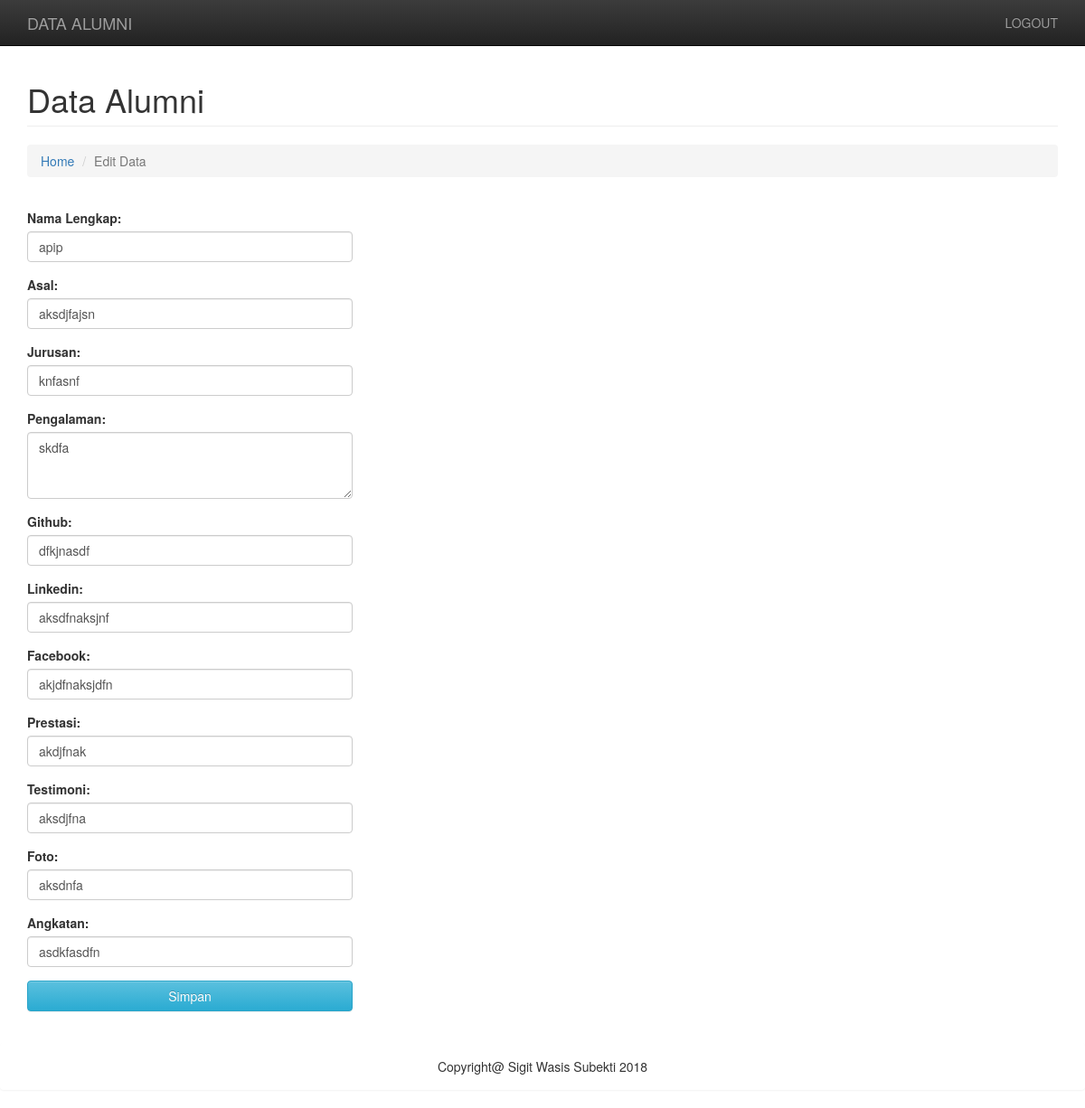
Screenshot of /bio-edit.php?edit_ibio=5 with the database file from the repository.
### tables this page shows
CREATE TABLE `tb_alumni` (
  `id_bio` int(100) NOT NULL,
  `nama` varchar(30) NOT NULL,
  `asal` varchar(20) NOT NULL,
  `jurusan` varchar(30) NOT NULL,
  `pengalaman` varchar(100) NOT NULL,
  `github` varchar(20) NOT NULL,
  `linkedin` varchar(20) NOT NULL,
  `facebook` varchar(20) NOT NULL,
  `prestasi` varchar(100) NOT NULL,
  `testimoni` varchar(100) NOT NULL,
  `foto` varchar(10) NOT NULL,
  `angkatan` varchar(20) NOT NULL
);

### bio-edit.php (called while the page is built, shortened)
<?php
    require_once 'app/model/class.bio.php';
    $auth_bio = new Biodata();
    if (isset($_GET['edit_ibio']) && !empty($_GET['edit_ibio'])) {
        $ibio       = $_GET['edit_ibio'];
        $stmt_edit  = $auth_bio->runQuery("SELECT * FROM tb_alumni WHERE id_bio =$ibio");
        $stmt_edit->execute(array($ibio));
        $edit_row   = $stmt_edit->fetch(PDO::FETCH_ASSOC);
    }
    else {
        $auth_bio->redirect('index.php');
    }
    include 'app/view/header.php';
    include 'app/view/menu.php';
    include 'app/view/bio-edit.blade.php';
    include 'app/view/footer.php';
 ?>

### app/model/class.bio.php (called while the page is built, shortened)
<?php
    class Biodata
    {
        private $conn;
        public function __construct()
        {
            $database   = new Database();
            $db         = $database->dbConnection();
            $this->conn = $db;
        }
        public function runQuery($sql)
        {
            $stmt = $this->conn->prepare($sql);
            return $stmt;
        }
    }
 ?>

### app/view/bio-edit.blade.php (the view, shortened to what this page needs)
<div class="container">
    <div class="row">
        <div class="col-lg-12">
            <h1 class="page-header">Data Alumni</h1>
            <ol class="breadcrumb">
                <li><a href="index.php">Home</a></li>
                <li class="active">Edit Data</li>
            </ol>
        </div>
    </div>
    <div class="row">
        <div class="col-md-4">
            <form method="post">
                <div class="form-group">
                    <label>Nama Lengkap:</label>
                    <input type="text" name="nama" value="<?php echo $edit_row['nama']; ?>" class="form-control">
                </div>
                <div class="form-group">
                    <label>Asal:</label>
                    <input type="text" name="asal" value="<?php echo $edit_row['asal']; ?>" class="form-control">
                </div>
                <div class="form-group">
                    <label>Jurusan:</label>
                    <input type="text" name="jurusan" value="<?php echo $edit_row['jurusan']; ?>" class="form-control">
                </div>
                <div class="form-group">
                    <label>Pengalaman:</label>
                    <textarea name="pengalaman" class="form-control" rows="3"><?php echo $edit_row['pengalaman'] ?></textarea>
                </div>
                <div class="form-group">
                    <label>Github:</label>
                    <input type="text" name="github" value="<?php echo $edit_row['github']; ?>" class="form-control">
                </div>
                <div class="form-group">
                    <label>Linkedin:</label>
                    <input type="text" name="linkedin" value="<?php echo $edit_row['linkedin']; ?>" class="form-control">
                </div>
                <div class="form-group">
                    <label>Facebook:</label>
                    <input type="text" name="facebook" value="<?php echo $edit_row['facebook']; ?>" class="form-control">
                </div>
                <div class="form-group">
                    <label>Prestasi:</label>
                    <input type="text" name="prestasi" value="<?php echo $edit_row['prestasi']; ?>" class="form-control">
                </div>
                <div class="form-group">
                    <label>Testimoni:</label>
                    <input type="text" name="testimoni" value="<?php echo $edit_row['testimoni']; ?>" class="form-control">
                </div>
                <div class="form-group">
                    <label>Foto:</label>
                    <input type="text" name="foto" value="<?php echo $edit_row['foto']; ?>" class="form-control">
                </div>
                <div class="form-group">
                    <label>Angkatan:</label>
                    <input type="text" name="angkatan" value="<?php echo $edit_row['angkatan']; ?>" class="form-control">
                </div>
                <div class="form-group">
                    <button type="submit" name="btn-update" class="form-control btn btn-info">Simpan</button>
                </div>
            </form>
        </div>
    </div>
</div>

### rows the page displays
tb_alumni: nama "apip", asal "aksdjfajsn", jurusan "knfasnf", pengalaman "skdfa", github "dfkjnasdf", linkedin "aksdfnaksjnf", facebook "akjdfnaksjdfn", prestasi "akdjfnak", testimoni "aksdjfna", foto "aksdnfa", angkatan "asdkfasdfn"
